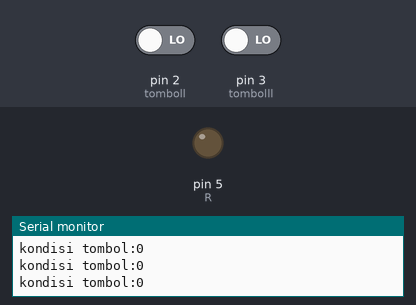
Bench run of a sketch on a simulated Arduino Uno, built with avr-gcc and run on an emulated ATmega328P. Shown: output pins drawn as LEDs (lit = HIGH), the last lines printed to the serial monitor. The test bench sets the inputs (shaded band); at power-on: pin 2 (tomboll) LOW, pin 3 (tombolll) LOW.

Above: at 1.2 s.
1.3 s: pin 2 (tomboll) driven HIGH and pin 3 (tombolll) driven HIGH
At 1.7 s:
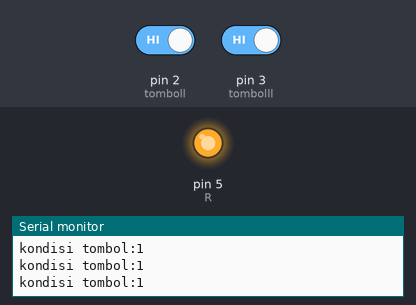
2.8 s: pin 2 (tomboll) driven LOW
At 4.0 s:
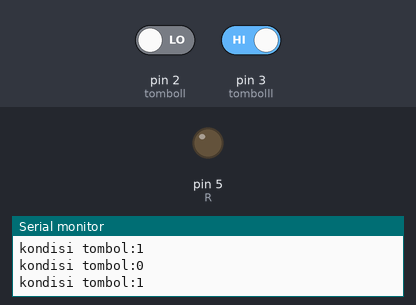
4.3 s: pin 2 (tomboll) driven HIGH
At 5.0 s:
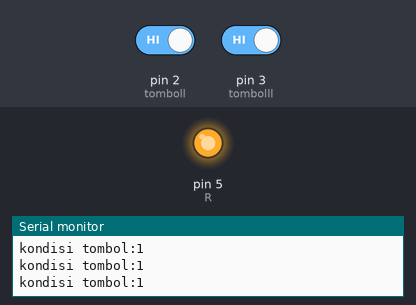
Timing chart, 0 to 7.3 s (numbered marks = the images above; inputs shaded):
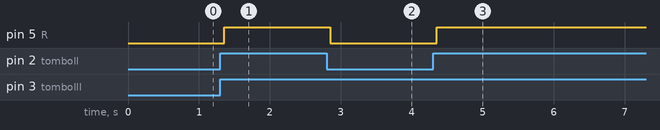

The sketch:

4._fungsi_and.ino
```cpp
int tomboll=2;
int tombolll=3;
int R=5;


void setup() {
Serial.begin(9600);
  pinMode(tomboll,INPUT);
  pinMode(tombolll,INPUT);
  pinMode(R,OUTPUT);


}

void loop() {
 int bacaTomboll=digitalRead(tomboll);
 Serial.println("kondisi tombol:" +String(bacaTomboll));
  int bacaTombolll=digitalRead(tombolll);
 Serial.println("kondisi tombol:" +String(bacaTombolll));

  if(bacaTomboll==1 and bacaTombolll==1){
  digitalWrite(R,HIGH);
 }else{
  digitalWrite(R,LOW);
 }
}
```

Measured:
- after the input at 1.3 s, pin 5 (R): LOW → HIGH after 0.06 s
- after the input at 2.8 s, pin 5 (R): HIGH → LOW after 0.05 s
- after the input at 4.3 s, pin 5 (R): LOW → HIGH after 0.05 s
